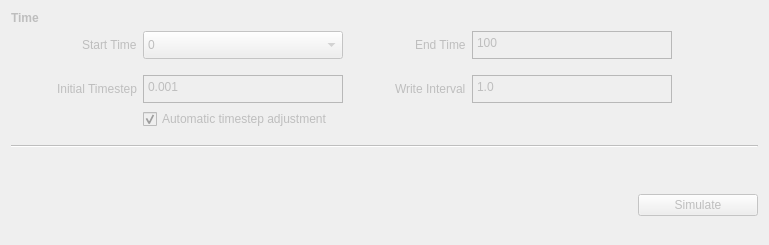
      <widget class="QWidget" name="Simulate">
       <property name="enabled">
        <bool>false</bool>
       </property>
       <attribute name="title">
        <string>Simulate</string>
       </attribute>
       <layout class="QGridLayout" name="gridLayout_16">
        <item row="0" column="0">
         <layout class="QGridLayout" name="gridLayout_15">
          <item row="1" column="5">
           <widget class="QPlainTextEdit" name="endt">
            <property name="sizePolicy">
             <sizepolicy hsizetype="Expanding" vsizetype="Fixed">
              <horstretch>0</horstretch>
              <verstretch>0</verstretch>
             </sizepolicy>
            </property>
            <property name="maximumSize">
             <size>
              <width>200</width>
              <height>28</height>
             </size>
            </property>
            <property name="plainText">
             <string>100</string>
            </property>
           </widget>
          </item>
          <item row="1" column="2">
           <widget class="QComboBox" name="t">
            <property name="sizePolicy">
             <sizepolicy hsizetype="Expanding" vsizetype="Fixed">
              <horstretch>0</horstretch>
              <verstretch>0</verstretch>
             </sizepolicy>
            </property>
            <property name="maximumSize">
             <size>
              <width>200</width>
              <height>28</height>
             </size>
            </property>
            <item>
             <property name="text">
              <string>0</string>
             </property>
            </item>
           </widget>
          </item>
          <item row="1" column="4" alignment="Qt::AlignRight">
           <widget class="QLabel" name="label_37">
            <property name="text">
             <string>End Time</string>
            </property>
           </widget>
          </item>
          <item row="1" column="1" alignment="Qt::AlignRight">
           <widget class="QLabel" name="label_36">
            <property name="text">
             <string>Start Time</string>
            </property>
           </widget>
          </item>
          <item row="0" column="0">
           <widget class="QLabel" name="label_35">
            <property name="font">
             <font>
              <weight>75</weight>
              <bold>true</bold>
             </font>
            </property>
            <property name="text">
             <string>Time</string>
            </property>
           </widget>
          </item>
          <item row="1" column="0">
           <spacer name="horizontalSpacer_14">
            <property name="orientation">
             <enum>Qt::Horizontal</enum>
            </property>
            <property name="sizeType">
             <enum>QSizePolicy::MinimumExpanding</enum>
            </property>
            <property name="sizeHint" stdset="0">
             <size>
              <width>40</width>
              <height>20</height>
             </size>
            </property>
           </spacer>
          </item>
          <item row="3" column="4" alignment="Qt::AlignRight">
           <widget class="QLabel" name="label_39">
            <property name="text">
             <string>Write Interval</string>
            </property>
           </widget>
          </item>
          <item row="8" column="1">
           <spacer name="verticalSpacer_14">
            <property name="orientation">
             <enum>Qt::Vertical</enum>
            </property>
            <property name="sizeHint" stdset="0">
             <size>
              <width>20</width>
              <height>40</height>
             </size>
            </property>
           </spacer>
          </item>
          <item row="1" column="6">
           <spacer name="horizontalSpacer_16">
            <property name="orientation">
             <enum>Qt::Horizontal</enum>
            </property>
            <property name="sizeType">
             <enum>QSizePolicy::MinimumExpanding</enum>
            </property>
            <property name="sizeHint" stdset="0">
             <size>
              <width>80</width>
              <height>20</height>
             </size>
            </property>
           </spacer>
          </item>
          <item row="2" column="2">
           <spacer name="verticalSpacer_15">
            <property name="orientation">
             <enum>Qt::Vertical</enum>
            </property>
            <property name="sizeType">
             <enum>QSizePolicy::Fixed</enum>
            </property>
            <property name="sizeHint" stdset="0">
             <size>
              <width>20</width>
              <height>10</height>
             </size>
            </property>
           </spacer>
          </item>
          <item row="1" column="3">
           <spacer name="horizontalSpacer_15">
            <property name="orientation">
             <enum>Qt::Horizontal</enum>
            </property>
            <property name="sizeType">
             <enum>QSizePolicy::Fixed</enum>
            </property>
            <property name="sizeHint" stdset="0">
             <size>
              <width>40</width>
              <height>20</height>
             </size>
            </property>
           </spacer>
          </item>
          <item row="3" column="1" alignment="Qt::AlignRight">
           <widget class="QLabel" name="label_38">
            <property name="text">
             <string>Initial Timestep</string>
            </property>
           </widget>
          </item>
          <item row="3" column="2">
           <widget class="QPlainTextEdit" name="delt">
            <property name="maximumSize">
             <size>
              <width>200</width>
              <height>28</height>
             </size>
            </property>
            <property name="plainText">
             <string>0.001</string>
            </property>
           </widget>
          </item>
          <item row="5" column="2">
           <spacer name="verticalSpacer_16">
            <property name="orientation">
             <enum>Qt::Vertical</enum>
            </property>
            <property name="sizeType">
             <enum>QSizePolicy::Fixed</enum>
            </property>
            <property name="sizeHint" stdset="0">
             <size>
              <width>20</width>
              <height>10</height>
             </size>
            </property>
           </spacer>
          </item>
          <item row="3" column="5">
           <widget class="QPlainTextEdit" name="writet">
            <property name="maximumSize">
             <size>
              <width>200</width>
              <height>28</height>
             </size>
            </property>
            <property name="plainText">
             <string>1.0</string>
            </property>
           </widget>
          </item>
          <item row="6" column="0" colspan="7">
           <widget class="Line" name="line_6">
            <property name="orientation">
             <enum>Qt::Horizontal</enum>
            </property>
           </widget>
          </item>
          <item row="4" column="2">
           <widget class="QCheckBox" name="autot">
            <property name="text">
             <string>Automatic timestep adjustment</string>
            </property>
            <property name="checked">
             <bool>true</bool>
            </property>
           </widget>
          </item>
          <item row="7" column="1">
           <spacer name="verticalSpacer_17">
            <property name="orientation">
             <enum>Qt::Vertical</enum>
            </property>
            <property name="sizeType">
             <enum>QSizePolicy::Maximum</enum>
            </property>
            <property name="sizeHint" stdset="0">
             <size>
              <width>20</width>
              <height>40</height>
             </size>
            </property>
           </spacer>
          </item>
          <item row="8" column="5" colspan="2" alignment="Qt::AlignRight|Qt::AlignTop">
           <widget class="QPushButton" name="RunSimulation">
            <property name="minimumSize">
             <size>
              <width>120</width>
              <height>0</height>
             </size>
            </property>
            <property name="maximumSize">
             <size>
              <width>120</width>
              <height>16777215</height>
             </size>
            </property>
            <property name="text">
             <string>Simulate</string>
            </property>
            <property name="icon">
             <iconset>
              <normaloff>../../.designer/backup/icons/actions/media-playback-start.png</normaloff>../../.designer/backup/icons/actions/media-playback-start.png</iconset>
            </property>
            <property name="iconSize">
             <size>
              <width>24</width>
              <height>24</height>
             </size>
            </property>
           </widget>
          </item>
         </layout>
        </item>
       </layout>
      </widget>
